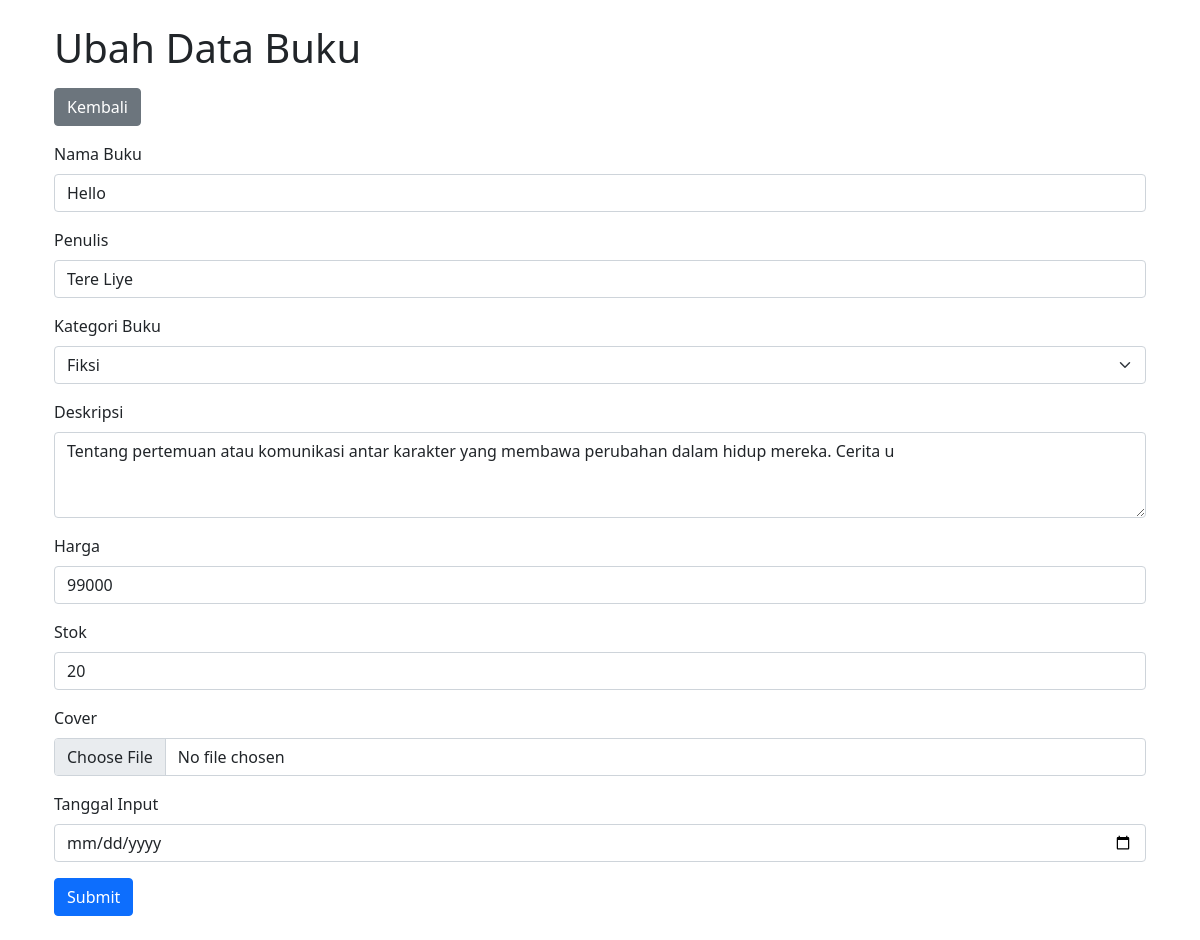
Page /ubah_data.php?id_buku=13 (signed in) on the committed database.
### tables this page shows
CREATE TABLE `buku` (
  `id_buku` int(11) NOT NULL,
  `nama_buku` varchar(50) NOT NULL,
  `penulis` varchar(20) NOT NULL,
  `stok` int(11) NOT NULL,
  `tanggal_input` timestamp NOT NULL DEFAULT current_timestamp(),
  `id_kategori` int(11) NOT NULL,
  `deskripsi` varchar(100) NOT NULL,
  `cover` varchar(225) NOT NULL,
  `harga` int(50) NOT NULL
);

### function.php (called while the page is built, shortened)
<?php
$conn = mysqli_connect("localhost", "root", "", "simbs");
function query($query){
    global $conn;
    $result = mysqli_query($conn, $query);
    $rows = [];
    while( $row = mysqli_fetch_assoc($result) ) {
        $rows[] = $row;
    }
    return $rows;
}
?>

### ubah_data.php (the view, shortened to what this page needs)
<?php
require("function.php");
$id = $_GET['id_buku'];
$buku = query("SELECT * FROM buku WHERE id_buku = $id")[0];
?>
<!DOCTYPE html>
<html lang="en">
<head>
<link href="https://cdn.jsdelivr.net/npm/bootstrap@5.0.2/dist/css/bootstrap.min.css" rel="stylesheet">
</head>
<body>
<div class="container p-4">
    <h1 class="mb-3">Ubah Data Buku</h1>
    <a href="index.php" class="btn btn-secondary mb-3">Kembali</a>
    <form action="" method="POST" enctype="multipart/form-data">
        <div class="mb-3">
            <label class="form-label">Nama Buku</label>
            <input type="text" class="form-control" name="nama_buku" value="<?= $buku['nama_buku']; ?>" required>
        </div>
        <div class="mb-3">
            <label class="form-label">Penulis</label>
            <input type="text" class="form-control" name="penulis" value="<?= $buku['penulis']; ?>" required>
        </div>
        <div class="mb-3">
            <label class="form-label">Kategori Buku</label>
            <select name="id_kategori" class="form-select" required>
                <option value="1" <?= $buku['id_kategori']==1?'selected':'' ?>>Fiksi</option>
            </select>
        </div>
        <div class="mb-3">
            <label class="form-label">Deskripsi</label>
            <textarea class="form-control" name="deskripsi" rows="3"><?= $buku['deskripsi']; ?></textarea>
        </div>
        <div class="mb-3">
            <label class="form-label">Harga</label>
            <input type="number" class="form-control" name="harga" value="<?= $buku['harga']; ?>" required>
        </div>
        <div class="mb-3">
            <label class="form-label">Stok</label>
            <input type="number" class="form-control" name="stok" value="<?= $buku['stok']; ?>" required>
        </div>
        <div class="mb-3">
            <label class="form-label">Cover</label>
            <input type="file" class="form-control" name="cover">
        </div>
        <div class="mb-3">
            <label class="form-label">Tanggal Input</label>
            <input type="date" class="form-control" name="tanggal_input" value="<?= $buku['tanggal_input']; ?>" required>
        </div>
        <button class="btn btn-primary" name="tombol_submit">Submit</button>
    </form>
</div>
</body>
</html>

### rows in the picture
buku: nama_buku "Hello", penulis "Tere Liye", id_kategori "Fiksi", deskripsi "Tentang pertemuan atau komunikasi antar karakter yang membawa perubahan dalam hidup mereka. Cerita u", harga "99000", stok "20"
